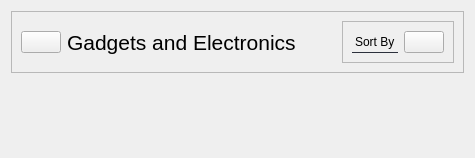
         <widget class="QWidget" name="gadgetsInvPage">
          <layout class="QVBoxLayout" name="verticalLayout_6">
           <item>
            <widget class="QFrame" name="headerFrame_8">
             <property name="styleSheet">
              <string notr="true">QFrame{
	border-bottom: 1px solid rgb(131, 142, 162);
}
QLabel{
border: none
}</string>
             </property>
             <property name="frameShape">
              <enum>QFrame::StyledPanel</enum>
             </property>
             <property name="frameShadow">
              <enum>QFrame::Raised</enum>
             </property>
             <layout class="QHBoxLayout" name="horizontalLayout_47">
              <item>
               <widget class="QPushButton" name="backBtn_5">
                <property name="text">
                 <string/>
                </property>
                <property name="icon">
                 <iconset resource="../Images/resources.qrc">
                  <normaloff>:/white /White Icons/arrow-left-circle.svg</normaloff>:/white /White Icons/arrow-left-circle.svg</iconset>
                </property>
                <property name="iconSize">
                 <size>
                  <width>30</width>
                  <height>30</height>
                 </size>
                </property>
               </widget>
              </item>
              <item>
               <widget class="QLabel" name="label_75">
                <property name="font">
                 <font>
                  <pointsize>16</pointsize>
                 </font>
                </property>
                <property name="text">
                 <string>Gadgets and Electronics</string>
                </property>
               </widget>
              </item>
              <item>
               <spacer name="horizontalSpacer_5">
                <property name="orientation">
                 <enum>Qt::Horizontal</enum>
                </property>
                <property name="sizeHint" stdset="0">
                 <size>
                  <width>40</width>
                  <height>20</height>
                 </size>
                </property>
               </spacer>
              </item>
              <item alignment="Qt::AlignRight">
               <widget class="QFrame" name="frame_36">
                <property name="styleSheet">
                 <string notr="true">border-bottom: 1px solid rgb(44, 49, 60)</string>
                </property>
                <property name="frameShape">
                 <enum>QFrame::StyledPanel</enum>
                </property>
                <property name="frameShadow">
                 <enum>QFrame::Raised</enum>
                </property>
                <layout class="QHBoxLayout" name="horizontalLayout_48">
                 <item>
                  <widget class="QLabel" name="label_76">
                   <property name="text">
                    <string>Sort By</string>
                   </property>
                  </widget>
                 </item>
                 <item>
                  <widget class="QPushButton" name="sortBtn_5">
                   <property name="text">
                    <string/>
                   </property>
                   <property name="icon">
                    <iconset resource="../Images/resources.qrc">
                     <normaloff>:/white /White Icons/sliders.svg</normaloff>:/white /White Icons/sliders.svg</iconset>
                   </property>
                   <property name="iconSize">
                    <size>
                     <width>24</width>
                     <height>24</height>
                    </size>
                   </property>
                  </widget>
                 </item>
                </layout>
               </widget>
              </item>
             </layout>
            </widget>
           </item>
           <item>
            <widget class="QScrollArea" name="scrollArea_6">
             <property name="styleSheet">
              <string notr="true">border:none;
color: rgb(44, 49, 60);</string>
             </property>
             <property name="widgetResizable">
              <bool>true</bool>
             </property>
             <widget class="QWidget" name="GadgetScrollAreaWidgetContents">
              <property name="geometry">
               <rect>
                <x>0</x>
                <y>0</y>
                <width>756</width>
                <height>304</height>
               </rect>
              </property>
             </widget>
            </widget>
           </item>
          </layout>
         </widget>
